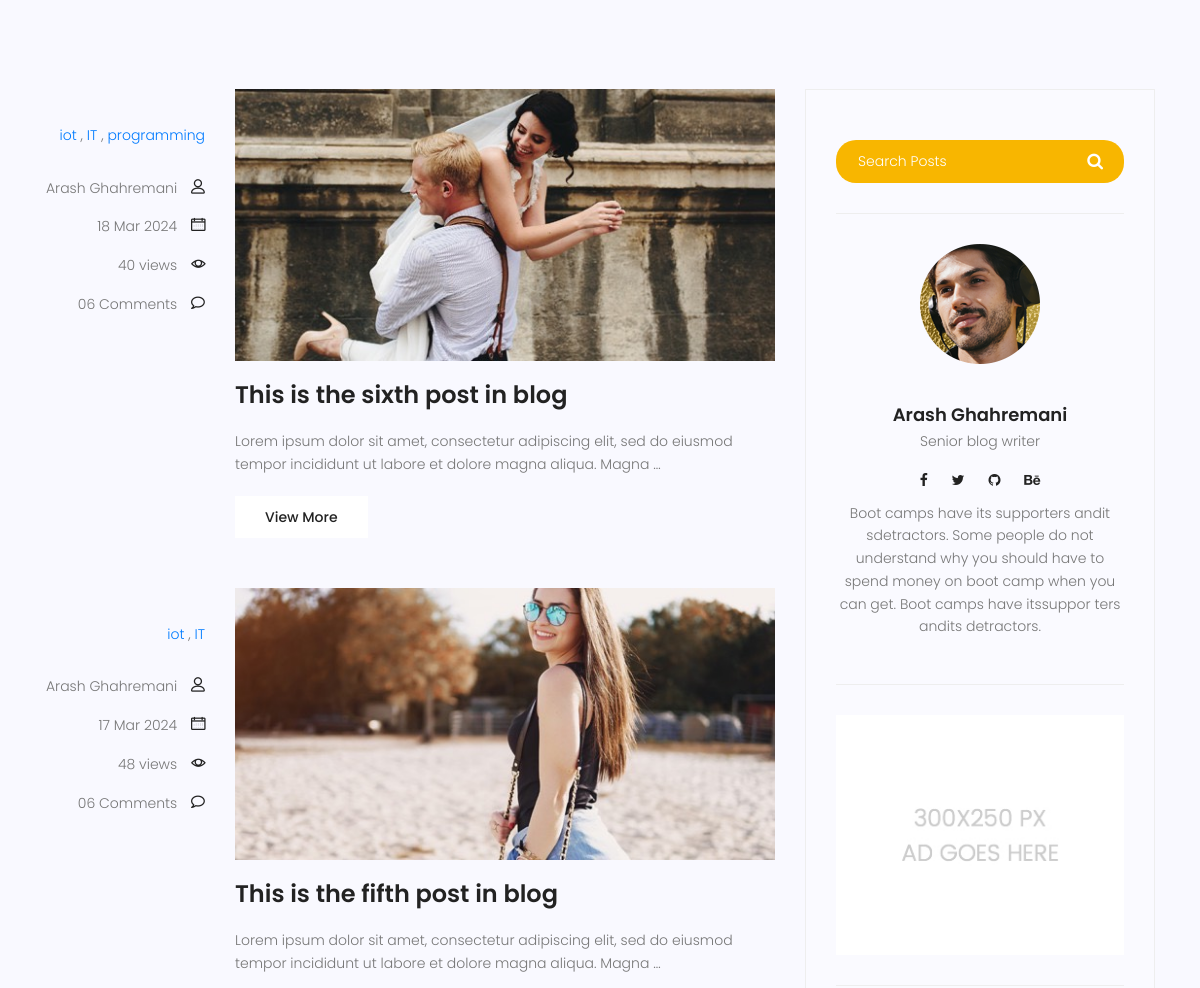
Before: /blog/ (middle part) with the older database file.
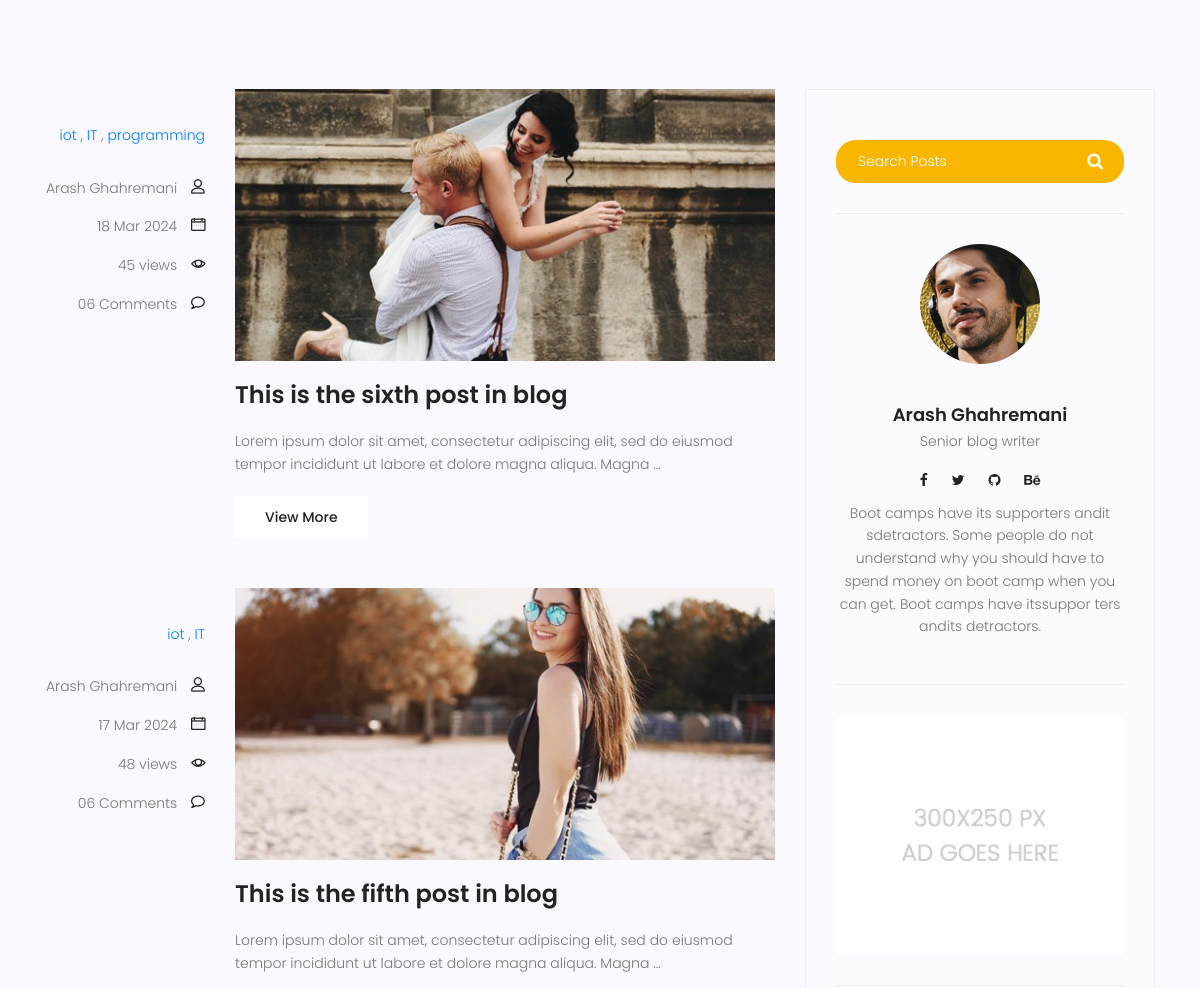
After: the same page with the newer database file.
### blog/models.py (models this page shows, shortened)
class Post (models.Model) :
    image = models.ImageField(upload_to = 'blog/',default = 'blog/default.jpg')
    author = models.ForeignKey(User,on_delete=models.SET_NULL,null=True)
    title = models.CharField (max_length = 200)
    content = models.TextField ()
    category = models.ManyToManyField (Category)
    counted_view = models.IntegerField (default = 0)
    status = models.BooleanField (default = False)
    published_date = models.DateTimeField (null = True)
    created_date = models.DateTimeField (auto_now_add = True)
    update_date = models.DateTimeField (auto_now = True)
    class Meta:
        ordering = ['-created_date']
    def excerpt(self) :
        return truncatewords(self.content,20)

### blog/views.py (the view)
# urls.py: path('', blog_view, name="index"),
def blog_view(request, **kwargs) :
    posts = Post.objects.filter(status = 1, published_date__lte = timezone.now())
    if kwargs.get('cat_name') != None:
        posts = posts.filter(category__name=kwargs['cat_name'])
    if kwargs.get('author_username') != None:
        posts = posts.filter(author__username = kwargs['author_username'])
    posts = Paginator (posts,3)
    try:
        page_number = request.GET.get ('page')
        posts = posts.get_page(page_number)
    except PageNotAnInteger:
        posts = posts.get_page(1)
    except EmptyPage:
        posts = posts.get_page(1)
    context = {'posts': posts}
    return render(request, "blog/blog-home.html", context)

### blog/models.py (called while the page is built)
    def __str__(self):
        return self.name

### blog/templatetags/blog_tags.py (called while the page is built)
@register.inclusion_tag('blog/post-categories.html')
def postcategories() :
    posts = Post.objects.filter(status = 1)
    categories = Category.objects.all()
    cat_dict = {}
    for name in categories :
        cat_dict[name]=posts.filter(category=name).count()
    return {'categories':cat_dict}

### templates/blog/blog-home.html (shortened to what this page needs)
{% extends 'base.html' %}
{% load static %}
{% load blog_tags %}
{% block content %}
<section class="top-category-widget-area pt-90 pb-90 ">
</section>
<section class="post-content-area">
	<div class="container">
		<div class="row">
			<div class="col-lg-8 posts-list">
				{% for post in posts %}
				<div class="single-post row">
					<div class="col-lg-3  col-md-3 meta-details">
						<ul class="tags">
							{% for cat in post.category.all %}
								<a href="{% url 'blog:category' cat_name=cat.name %}"> {{ cat.name }}</a> {% if not forloop.last %},{% endif %}
							{% endfor %}
						</ul>
						<div class="user-details row">
							<p class="user-name col-lg-12 col-md-12 col-6"><a href="{% url 'blog:author' author_username=post.author.username %}">{{post.author.get_full_name}}</a>
								<span class="lnr lnr-user"></span></p>
							<p class="date col-lg-12 col-md-12 col-6"><a href="#">{{post.published_date|date:'d M Y'}}</a> <span
									class="lnr lnr-calendar-full"></span></p>
							<p class="view col-lg-12 col-md-12 col-6"><a href="#">{{post.counted_view}} views</a> <span
									class="lnr lnr-eye"></span></p>
							<p class="comments col-lg-12 col-md-12 col-6"><a href="#">06 Comments</a> <span
									class="lnr lnr-bubble"></span></p>
						</div>
					</div>
					<div class="col-lg-9 col-md-9 ">
						<div class="feature-img">
							<img class="img-fluid" src="{{post.image.url}}" alt="">
						</div>
						<a class="posts-title" href="{% url 'blog:single' pid=post.id%}">
							<h3>{{post.title}}</h3>
						</a>
						<p class="excert">
							{{post.excerpt}}
						</p>
						<a href={{post.id}} class="primary-btn">View More</a>
					</div>
				</div>
				{% endfor%}
			</div>
			<div class="col-lg-4 sidebar-widgets">
				<div class="widget-wrap">
						{% include 'blog/blog-search.html' %}
						{% include 'blog/blog-writer.html' %}
					    {% include 'blog/blog-ads.html' %}
				</div>
			</div>
		</div>
	</div>
</section>
{% endblock%}

Changed rows visible on the page:
changed Post "This is the sixth post in blog": counted_view "40" → "45"
